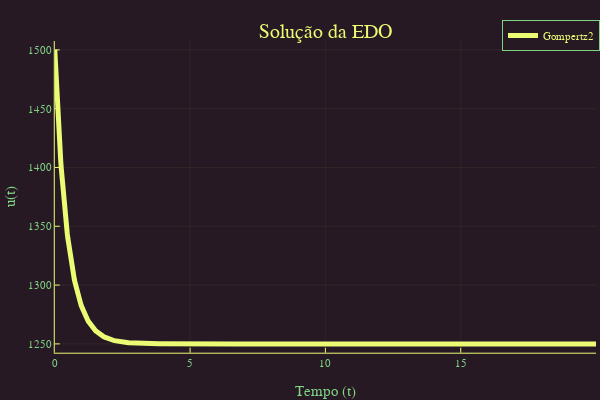

This figure's notebook cell:
### Code cell
u0 = 1500
range = (0.0,20.0)
prob = ODEProblem(f,u0,range)
sol = solve(prob, Tsit5(), reltol=1e-8, abstol=1e-8)
plotly()
plot(sol,linewidth=5,title="Solução da EDO",
xaxis="Tempo (t)",yaxis="u(t)",label="Gompertz2")

### Figure 1 — Plotly figure (JSON) as saved in the notebook; plotly's stock layout.template omitted (floating-point values rounded to 4 significant figures; data arrays with more than 128 entries replaced by an {"elided": "..."} marker saying what was removed)
{"data": [{"colorbar": {"title": ""}, "legendgroup": "Gompertz2", "line": {"color": "rgba(235, 251, 115, 1.000)", "dash": "solid", "shape": "linear", "width": 5}, "mode": "lines", "name": "Gompertz2", "showlegend": true, "type": "scatter", "x": {"elided": "1000 float values"}, "xaxis": "x", "y": {"elided": "1000 float values"}, "yaxis": "y", "zmax": null, "zmin": null}], "layout": {"annotations": [{"font": {"color": "rgba(235, 251, 115, 1.000)", "family": "sans-serif", "size": 20}, "rotation": 0, "showarrow": false, "text": "Solução da EDO", "x": 0.5424, "xanchor": "center", "xref": "paper", "y": 1, "yanchor": "top", "yref": "paper"}], "height": 400, "legend": {"bgcolor": "rgba(39, 25, 36, 1.000)", "bordercolor": "rgba(128, 213, 132, 1.000)", "borderwidth": 1, "font": {"color": "rgba(235, 251, 115, 1.000)", "family": "sans-serif", "size": 11}, "title": {"font": {"color": "rgba(235, 251, 115, 1.000)", "family": "sans-serif", "size": 15}, "text": ""}, "tracegroupgap": 0, "traceorder": "normal", "x": 1, "xanchor": "auto", "y": 1, "yanchor": "auto"}, "margin": {"b": 20, "l": 0, "r": 0, "t": 20}, "paper_bgcolor": "rgba(39, 25, 36, 1.000)", "plot_bgcolor": "rgba(39, 25, 36, 1.000)", "showlegend": true, "width": 600, "xaxis": {"anchor": "y", "domain": [0.09128, 0.9934], "gridcolor": "rgba(235, 251, 115, 0.100)", "gridwidth": 0.5, "linecolor": "rgba(235, 251, 115, 1.000)", "mirror": false, "range": [0, 20], "showgrid": true, "showline": true, "showticklabels": true, "tickangle": 0, "tickcolor": "rgb(235, 251, 115)", "tickfont": {"color": "rgba(128, 213, 132, 1.000)", "family": "sans-serif", "size": 11}, "tickmode": "array", "ticks": "inside", "ticktext": ["0", "5", "10", "15", "20"], "tickvals": [0, 5, 10, 15, 20], "title": "Tempo (t)", "titlefont": {"color": "rgba(128, 213, 132, 1.000)", "family": "sans-serif", "size": 15}, "type": "-", "visible": true, "zeroline": false, "zerolinecolor": "rgba(235, 251, 115, 1.000)"}, "yaxis": {"anchor": "x", "domain": [0.07581, 0.9415], "gridcolor": "rgba(235, 251, 115, 0.100)", "gridwidth": 0.5, "linecolor": "rgba(235, 251, 115, 1.000)", "mirror": false, "range": [1242.0, 1508.0], "showgrid": true, "showline": true, "showticklabels": true, "tickangle": 0, "tickcolor": "rgb(235, 251, 115)", "tickfont": {"color": "rgba(128, 213, 132, 1.000)", "family": "sans-serif", "size": 11}, "tickmode": "array", "ticks": "inside", "ticktext": ["1250", "1300", "1350", "1400", "1450", "1500"], "tickvals": [1250, 1300, 1350, 1400, 1450, 1500], "title": "u(t)", "titlefont": {"color": "rgba(128, 213, 132, 1.000)", "family": "sans-serif", "size": 15}, "type": "-", "visible": true, "zeroline": false, "zerolinecolor": "rgba(235, 251, 115, 1.000)"}}}
